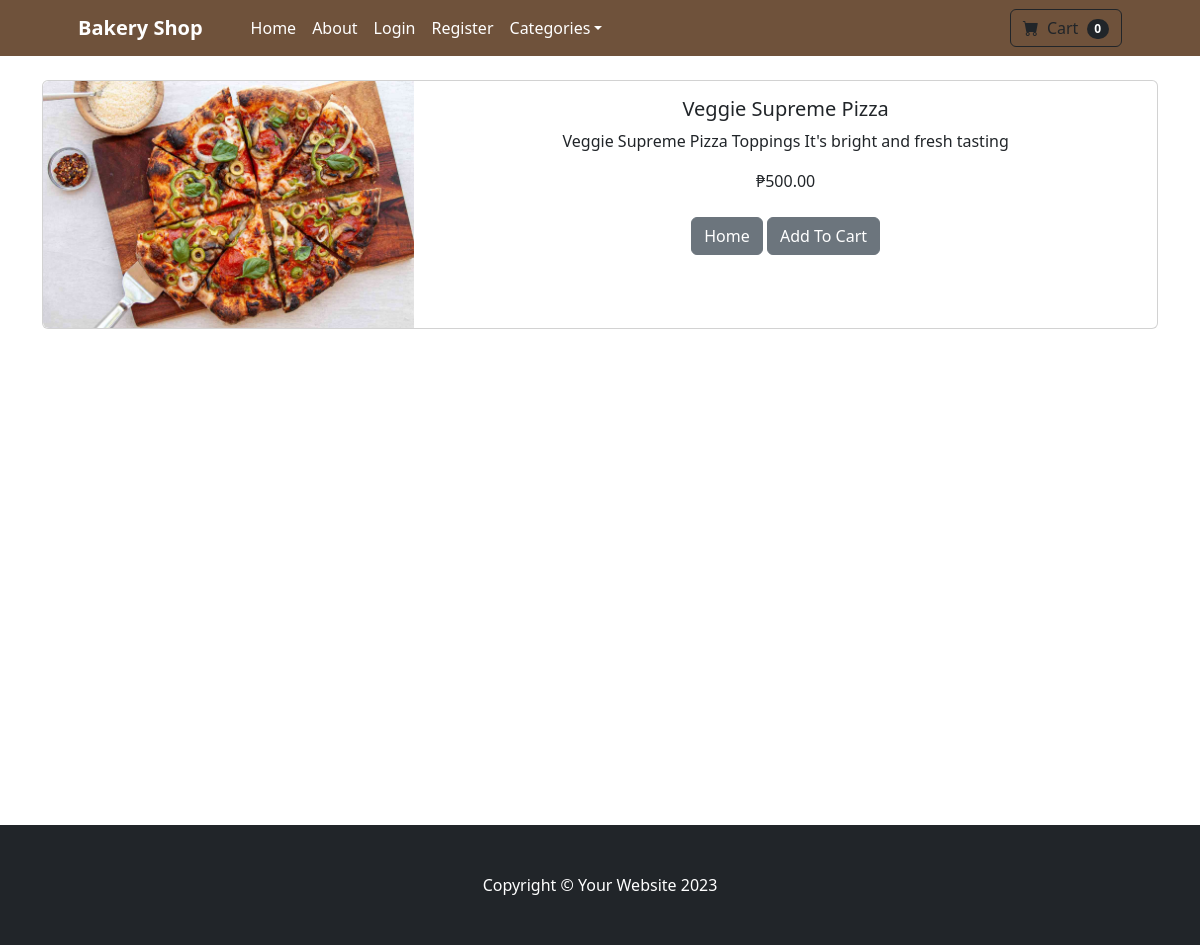
The app's page /product/3 with its own data.
### shop/models.py (models this page shows, shortened)
class BaseModel(models.Model):
    created_at = models.DateTimeField(auto_now_add=True, db_index=True)
    updated_at = models.DateTimeField(auto_now=True)
    class Meta:
        abstract = True

class Product(BaseModel):
    name = models.CharField(max_length=100)
    price = models.DecimalField(default=0, decimal_places=2, max_digits=6)
    category = models.ForeignKey(Category, on_delete=models.CASCADE, default=1)
    description = models.CharField(max_length=250, default='', blank=True, null=True)
    image = models.ImageField(upload_to='uploads/products/')
    is_sale = models.BooleanField(default=False)
    sale_price = models.DecimalField(default=0, decimal_places=2, max_digits=6)

### shop/views.py (the view)
# urls.py: path('product/<int:pk>', views.product, name='product'),
def product(request, pk):
    product = Product.objects.get(id=pk)
    return render(request, 'product.html', {'product': product})

### cart/cart.py (called while the page is built)
    def __len__(self):
        return len(self.cart)

### cart/context_processors.py (called while the page is built)
def cart(request):
    return {'cart' : Cart(request)}

### shop/templates/product.html (shortened to what this page needs)
{% extends 'base.html' %}
{% block content %}
<div class="container">
<br/>
    <div class="card mb-3">
        <div class="row g-0">
          <div class="col-md-4">
            <img src="{{ product.image.url }}" class="img-fluid rounded-start" alt="...">
          </div>
          <div class="col-md-8">
            <div class="card-body">
              <center>
              <h5 class="card-title">{{ product.name }}</h5>
              <p class="card-text">{{ product.description }}</p>
              {% if product.is_sale %}
              <div class="d-flex justify-content-center small text-warning mb-2">
                  <div class="'bi-star-fill"></div>
                  &nbsp;&nbsp;Sale!&nbsp;&nbsp;
                  <div class="bi-star-fill"></div>
                </div>
                <strike> ₱{{ product.price }} </strike>
                &nbsp;
                ₱{{ product.sale_price }}
            {%  else %}
              ₱{{ product.price }}
            {% endif %}
            <br/><br/>
              <a href="{% url 'home' %}" class="btn btn-secondary">Home</a>
              <button type="button" value="{{ product.id }}" class="btn btn-secondary" id="add-cart">Add To Cart</button>
            </center>
            </div>
          </div>
        </div>
      </div>
    </div>
<br/><br/><br/><br/><br/><br/><br/><br/><br/><br/><br/><br/><br/><br/><br/><br/><br/><br/><br/><br/>
{% endblock %}

### records on screen
Product: image (picture), name "Veggie Supreme Pizza", description "Veggie Supreme Pizza Toppings​​ It's bright and fresh tasting", price "500.00"

### other values on screen
{{ cart|length }} "0"
